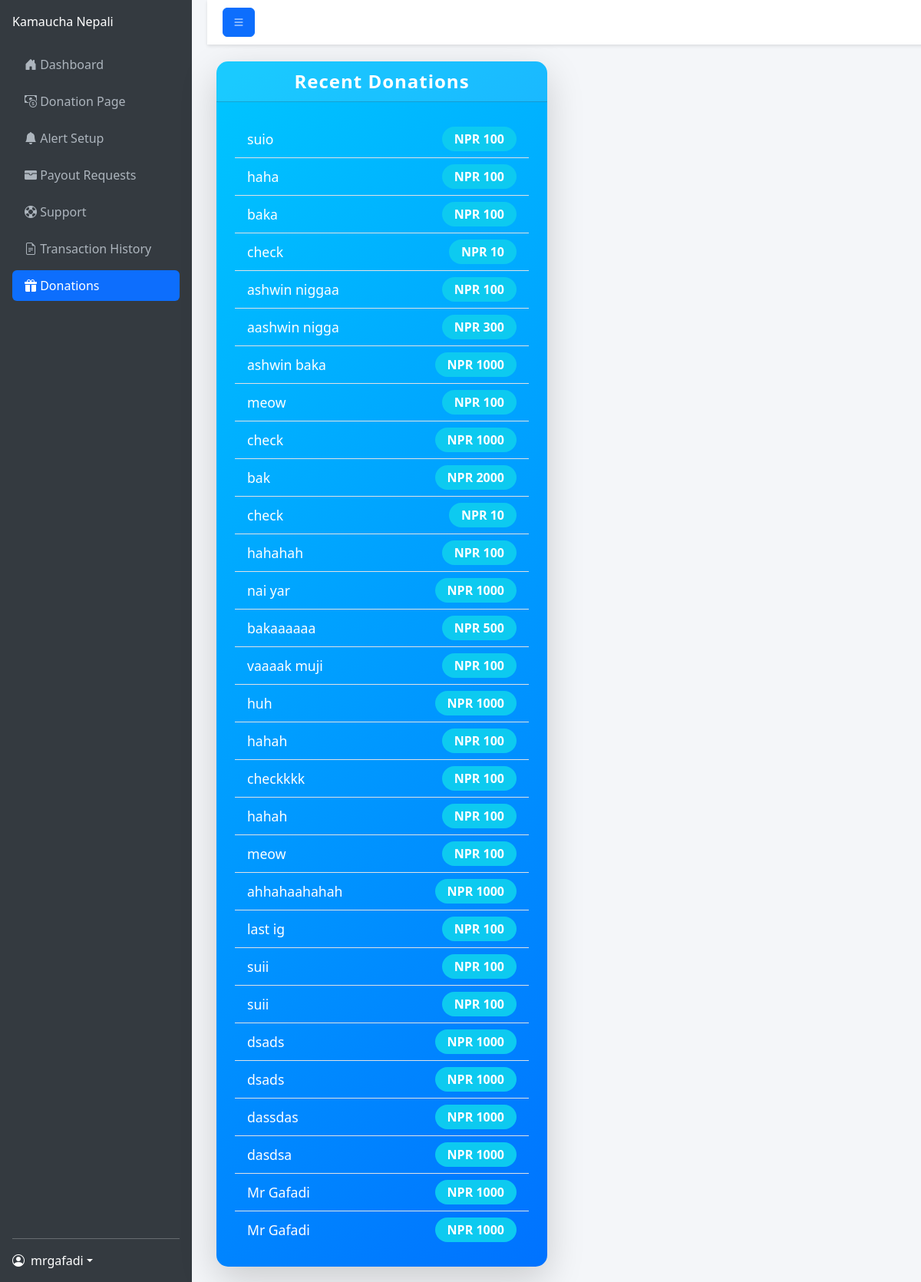
Page /dashboard/donations_page (signed in) on the committed database.
### home/models.py (models this page shows, shortened)
class Donation(models.Model):
    PENDING = 'Pending'
    Completed = 'Completed'
    Status_Choices = [
        (PENDING, 'Pending'),
        (Completed, 'Completed'),]
    username = models.ForeignKey(User, on_delete=models.CASCADE)
    donator_name = models.TextField(max_length=200)
    donation_amount = models.IntegerField()
    donation_date = models.DateField(auto_now_add=True)
    donation_message = models.TextField(default="")
    transaction_uuid = models.TextField(default="")
    donation_status = models.CharField(
        max_length=20,
        choices=Status_Choices,
        default=PENDING,
    )

### home/views.py (the view)
# urls.py: path("dashboard/donations_page",views.donations_page,name="donations_page"),
def donations_page(request):
    if request.user.is_authenticated:
        recent_donations = Donation.objects.filter(username=request.user).order_by('-donation_date')[:30]
        return render(request,"home/donations.html",{"recent_donations":recent_donations})
    return redirect("/login/")

### home/templates/home/donations.html (shortened to what this page needs)
<!DOCTYPE html>
<html lang="en">
<head>
    <link href="https://cdn.jsdelivr.net/npm/bootstrap@5.3.0/dist/css/bootstrap.min.css" rel="stylesheet">
    <link href="https://cdn.jsdelivr.net/npm/bootstrap-icons@1.10.5/font/bootstrap-icons.css" rel="stylesheet">
</head>
<body>
    <nav class="sidebar d-flex flex-column p-3">
        <a href="#" class="navbar-brand mb-4">Kamaucha Nepali</a>
        <ul class="nav nav-pills flex-column mb-auto">
            <li class="nav-item mb-2">
                <a href="{% url "dashboard_page" %}" class="nav-link">
                    <i class="bi bi-house-door-fill"></i>
                    <span>Dashboard</span>
                </a>
            </li>
            <li class="nav-item mb-2">
                <a href="{% url "donation_setup_page" %}" class="nav-link">
                    <i class="bi bi-cash-coin"></i>
                    <span>Donation Page</span>
                </a>
            </li>
            <li class="nav-item mb-2">
                <a href="{% url "alert_setup_page" %}" class="nav-link">
                    <i class="bi bi-bell-fill"></i>
                    <span>Alert Setup</span>
                </a>
            </li>
            <li class="nav-item mb-2">
                <a href="{% url "payout_request_page" %}" class="nav-link">
                    <i class="bi bi-wallet-fill"></i>
                    <span>Payout Requests</span>
                </a>
            </li>
            <li class="nav-item mb-2">
                <a href="{% url "support_page" %}" class="nav-link">
                    <i class="bi bi-life-preserver"></i>
                    <span>Support</span>
                </a>
            </li>
            <li class="nav-item mb-2">
                <a href="{% url "transcations_history_page" %}" class="nav-link">
                    <i class="bi bi-file-earmark-text"></i>
                    <span>Transaction History</span>
                </a>
            </li>
            <li class="nav-item mb-2">
                <a href="{% url "donations_page" %}" class="nav-link active">
                    <i class="bi bi-gift-fill"></i>
                    <span>Donations</span>
                </a>
            </li>
        </ul>
        <hr>
        <div class="dropdown">
            <a href="#" class="d-flex align-items-center text-white text-decoration-none dropdown-toggle" id="userDropdown" data-bs-toggle="dropdown" aria-expanded="false">
                <i class="bi bi-person-circle me-2"></i>
                <span>{{user.username}}</span>
            </a>
        </div>
    </nav>
<div class="content flex-grow-1">
    <nav class="top-navbar d-flex justify-content-between align-items-center">
        <div>
            <button class="btn btn-primary" id="sidebarToggle">
                <i class="bi bi-list"></i>
            </button>
        </div>
    </nav>
    <div class="container main-content">
        <div class="row">
            <div class="col-md-6">
                <div class="card h-100 shadow-lg border-0" style="border-radius: 15px; background: linear-gradient(135deg, #00c6ff, #0072ff); color: white;">
                    <div class="card-header text-center fw-bold" style="font-size: 1.5rem; letter-spacing: 1px;">
                        Recent Donations
                    </div>
                    <div class="card-body p-4">
                        <ul class="list-group list-group-flush">
                            {% for donation in recent_donations %}
                                <li class="list-group-item d-flex justify-content-between align-items-center bg-transparent" style="color: white; font-size: 1.1rem;">
                                    {{ donation.donator_name }}
                                    <span class="badge bg-info rounded-pill">NPR {{ donation.donation_amount }}</span>
                                </li>
                            {% empty %}
                                <li class="list-group-item d-flex justify-content-between align-items-center bg-transparent" style="color: white; font-size: 1.1rem;">
                                    No recent donations.
                                </li>
                            {% endfor %}
                        </ul>
                    </div>
                </div>
            </div>
        </div>
    </div>
</div>
</body>
</html>

### home/templates/home/donations.html (style rules this page uses)
body { display: flex; min-height: 100vh; background-color: #f4f6f9; }
.sidebar { min-width: 250px; max-width: 250px; background-color: #343a40; color: #fff; transition: all 0.3s; }
.sidebar .nav-link { color: #adb5bd; transition: all 0.3s; }
.sidebar .nav-link.active { background-color: #0d6efd; color: #fff; }
.content { width: 100%; padding: 20px; transition: all 0.3s; }
.top-navbar { width: 100%; padding: 10px 20px; background-color: #fff; box-shadow: 0 2px 4px rgba(0,0,0,0.1); position: fixed; top: 0; z-index: 1000; display: flex; justify-content: space-between; align-items: center; }
.main-content { margin-top: 60px; }
.sidebar { min-width: 250px; max-width: 250px; background-color: #343a40; color: #fff; transition: all 0.3s ease; }
.content { transition: all 0.3s ease; }
.card-header { background-color: rgba(255, 255, 255, 0.1); }
.list-group-item { transition: transform 0.2s, background-color 0.3s; }
.badge { font-size: 1rem; padding: 0.5em 1em; transition: all 0.3s ease; }

### rows in the picture
Donation: donator_name "suio", donation_amount "100"
Donation: donator_name "haha", donation_amount "100"
Donation: donator_name "baka", donation_amount "100"
Donation: donator_name "check", donation_amount "10"
Donation: donator_name "ashwin niggaa", donation_amount "100"
Donation: donator_name "aashwin nigga", donation_amount "300"
Donation: donator_name "ashwin baka", donation_amount "1000"
Donation: donator_name "meow", donation_amount "100"
Donation: donator_name "check", donation_amount "1000"
Donation: donator_name "bak", donation_amount "2000"
Donation: donator_name "check", donation_amount "10"
Donation: donator_name "hahahah", donation_amount "100"
Donation: donator_name "nai yar", donation_amount "1000"
Donation: donator_name "bakaaaaaa", donation_amount "500"
Donation: donator_name "vaaaak muji", donation_amount "100"
Donation: donator_name "huh", donation_amount "1000"
Donation: donator_name "hahah", donation_amount "100"
Donation: donator_name "checkkkk", donation_amount "100"
Donation: donator_name "hahah", donation_amount "100"
Donation: donator_name "meow", donation_amount "100"
Donation: donator_name "ahhahaahahah", donation_amount "1000"
Donation: donator_name "last ig", donation_amount "100"
Donation: donator_name "suii", donation_amount "100"
Donation: donator_name "suii", donation_amount "100"
Donation: donator_name "dsads", donation_amount "1000"
Donation: donator_name "dsads", donation_amount "1000"
Donation: donator_name "dassdas", donation_amount "1000"
Donation: donator_name "dasdsa", donation_amount "1000"
Donation: donator_name "Mr Gafadi", donation_amount "1000"
Donation: donator_name "Mr Gafadi", donation_amount "1000"

### other values in the picture
{{ user.username }} "mrgafadi"
